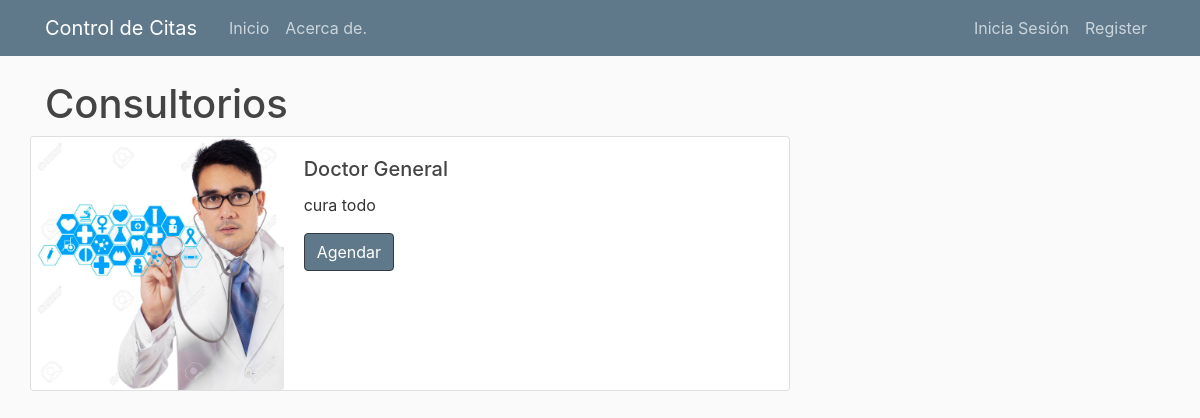
The page /consul/ on the database as committed earlier.
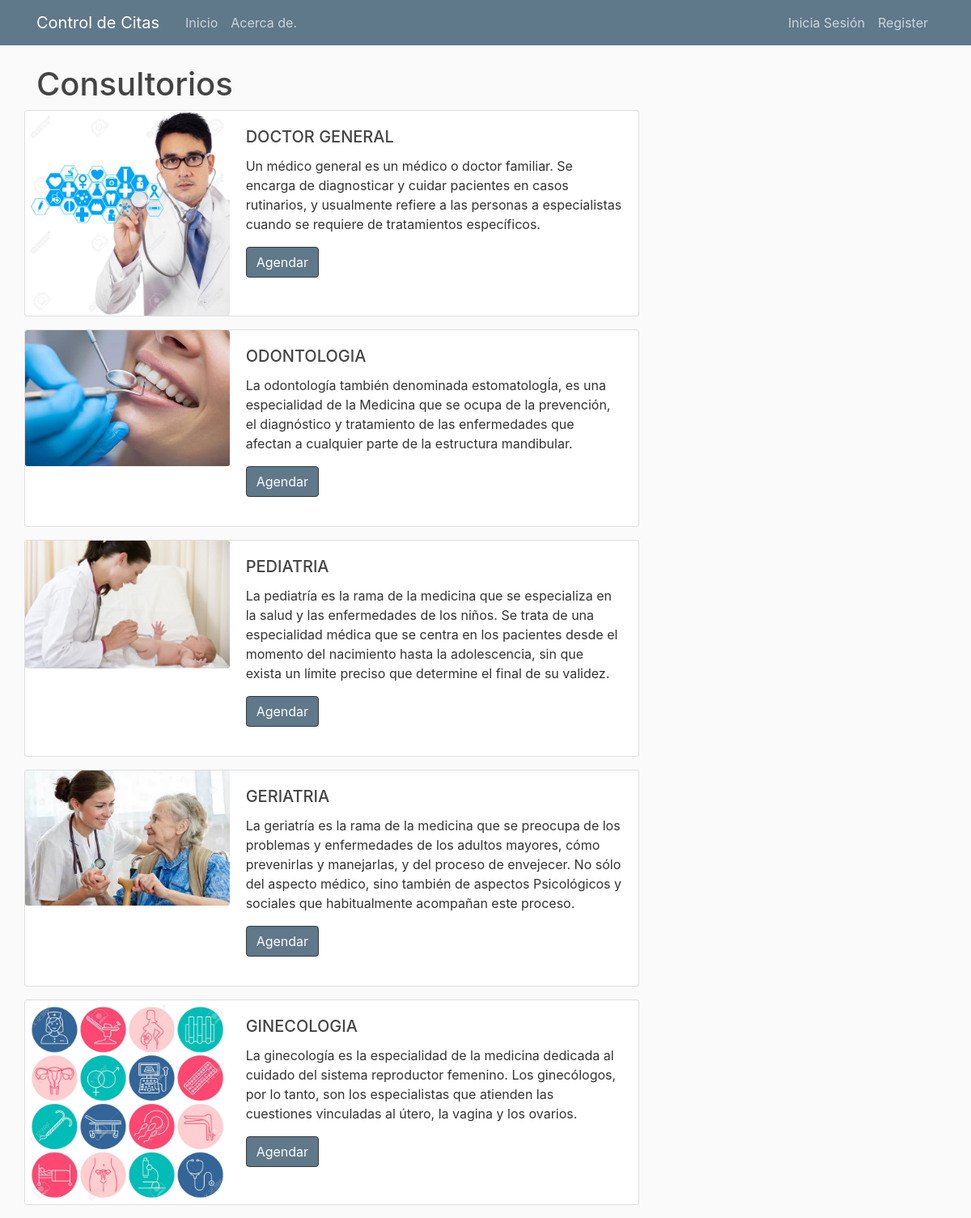
The same page on the database as committed later.
### user/models.py (models this page shows, shortened)
class Consultorios(models.Model):
    title = models.CharField(max_length=100)
    content = models.TextField()
    author = models.ForeignKey(User, on_delete=models.CASCADE)
    image =models.ImageField(default='default.jpg', upload_to='consul_pics')

### user/views.py (the view)
# urls.py: path('consul/', user_views.consultorio, name='consultorio'),
def consultorio(request):
    context ={
        'post': Consultorios.objects.all()
    }
    return render(request, 'user/consult.html', context)

### user/templates/user/consult.html
{% extends "core/base.html" %}
{% load static %}
{% block content %}
<h1>Consultorios</h1>
    {% for consultorio in post %}
            <div class="row">
                <div class="card mb-3" style="max-width: 1000px;">
                    <div class="row no-gutters">
                        <div class="col-md-4">
                            <img src="{{ consultorio.image.url }}" class="card-img" >
                        </div>
                        <div class="col-md-8">
                            <div class="card-body">
                                <h5 class="card-title">{{consultorio.title}}</h5>
                                <p class="card-text">{{consultorio.content}}</p>
                                <a href="{% url 'agendar' %}" class="btn btn-dark bg-steel">Agendar</a></small></p>
                            </div>
                        </div>
                    </div>
                </div>
            </div>
    {% endfor %}
{% endblock content %}

### core/templates/core/base.html (shortened to what this page needs)
{% load static %}
<!DOCTYPE html>
<html>
<head>
    <link rel="stylesheet" href="https://maxcdn.bootstrapcdn.com/bootstrap/4.0.0/css/bootstrap.min.css">
    <link rel="stylesheet" type="text/css" href="{% static 'core/css/main.css' %}">
</head>
<body>
    <header class="site-header">
      <nav class="navbar navbar-expand-md navbar-dark bg-steel fixed-top">
        <div class="container">
          <a class="navbar-brand mr-4" href="{% url 'core-home' %}">Control de Citas</a>
          <div class="collapse navbar-collapse" id="navbarToggle">
            <div class="navbar-nav mr-auto">
              <a class="nav-item nav-link" href="{% url 'core-home' %}">Inicio</a>
              <a class="nav-item nav-link" href="#">Acerca de.</a>
            </div>
            <div class="navbar-nav">
              {% if user.is_authenticated %}
                <a class="nav-item nav-link" href="{% url 'profile' %}">Perfil</a>
                <a class="nav-item nav-link" href="{% url 'consultorio' %}">Consultorios</a>
                <a class="nav-item nav-link" href="{% url 'doctores' %}">Doctores</a>
                <a class="nav-item nav-link" href="{% url 'especialidades' %}">Especialidades</a>
                <a class="nav-item nav-link" href="{% url 'citas' %}">Mis Citas</a>
                <a class="nav-item nav-link" href="{% url 'logout' %}">Cierra Sesión</a>
              {% else %}
                <a class="nav-item nav-link" href="{% url 'login' %}">Inicia Sesión</a>
                <a class="nav-item nav-link" href="{% url 'registro' %}">Register</a>
              {% endif %}
            </div>
          </div>
        </div>
      </nav>
    </header>
    <main role="main" class="container">
      <div class="row">
        <div class="col-md-8">
          {% block content %}{% endblock %}
        </div>
      </div>
    </main>
</body>
</html>

### core/static/core/css/main.css (style rules this page uses)
body { background: #fafafa; color: #333333; margin-top: 5rem; }
h1, h2, h3, h4, h5, h6 { color: #444444; }
.bg-steel { background-color: #5f788a; }
.site-header .navbar-nav .nav-link { color: #cbd5db; }

Rows that differ between the two databases and show on the page:
changed Consultorios: title "Doctor General" → "DOCTOR GENERAL"; content "cura todo" → "Un médico general es un médico o doctor familiar. Se encarga de diagnosticar y cuidar pacientes en casos rutinarios, y usualmente refiere a las personas a especialistas cuando se requiere de tratamientos específicos."
added Consultorios: image (picture), title "ODONTOLOGIA", content "La odontología también denominada estomatologÍa, es una especialidad de la Medicina que se ocupa de la prevención, el diagnóstico y tratamiento de las enfermedades que afectan a cualquier parte de la estructura mandibular."
added Consultorios: image (picture), title "PEDIATRIA", content "La pediatría es la rama de la medicina que se especializa en la salud y las enfermedades de los niños. Se trata de una especialidad médica que se centra en los pacientes desde el momento del nacimiento hasta la adolescencia, sin que exista un límite preciso que determine el final de su validez."
added Consultorios: image (picture), title "GERIATRIA", content "La geriatría es la rama de la medicina que se preocupa de los problemas y enfermedades de los adultos mayores, cómo prevenirlas y manejarlas, y del proceso de envejecer. No sólo del aspecto médico, sino también de aspectos Psicológicos y sociales que habitualmente acompañan este proceso."
added Consultorios: image (picture), title "GINECOLOGIA", content "La ginecología es la especialidad de la medicina dedicada al cuidado del sistema reproductor femenino. Los ginecólogos, por lo tanto, son los especialistas que atienden las cuestiones vinculadas al útero, la vagina y los ovarios."
